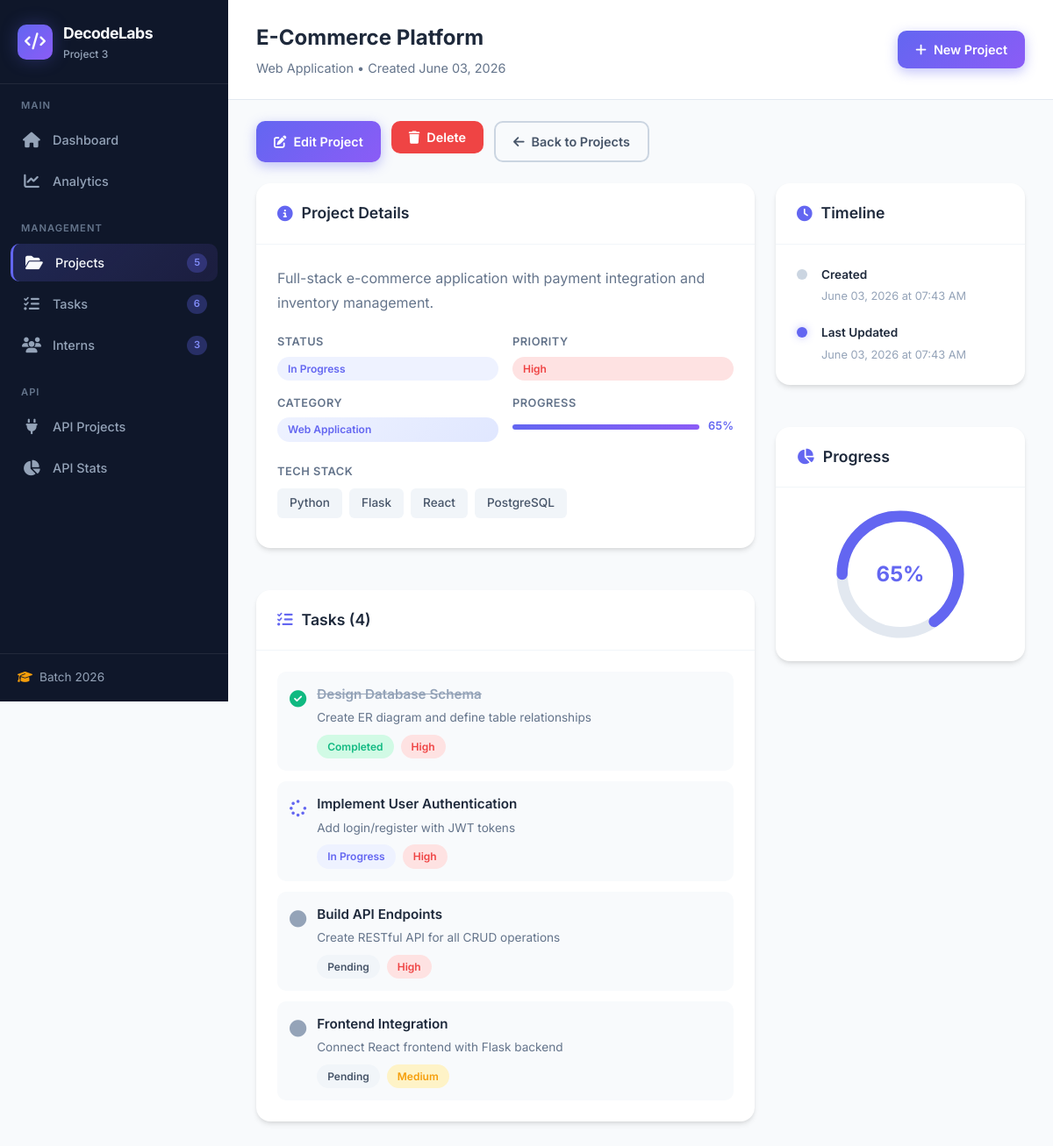
/projects/1, run on the app's committed database.
### app.py (models this page shows, shortened)
class Project(db.Model):
    __tablename__ = 'projects'
    id = db.Column(db.Integer, primary_key=True)
    title = db.Column(db.String(200), nullable=False)
    description = db.Column(db.Text, nullable=False)
    category = db.Column(db.String(100), nullable=False)
    status = db.Column(db.String(50), default='In Progress')
    priority = db.Column(db.String(20), default='Medium')
    github_url = db.Column(db.String(500))
    tech_stack = db.Column(db.String(300))
    progress = db.Column(db.Integer, default=0)
    created_at = db.Column(db.DateTime, default=datetime.utcnow)
    updated_at = db.Column(db.DateTime, default=datetime.utcnow, onupdate=datetime.utcnow)
    tasks = db.relationship('Task', backref='project', lazy=True, cascade='all, delete-orphan')

class Task(db.Model):
    __tablename__ = 'tasks'
    id = db.Column(db.Integer, primary_key=True)
    title = db.Column(db.String(200), nullable=False)
    description = db.Column(db.Text)
    status = db.Column(db.String(50), default='Pending')
    priority = db.Column(db.String(20), default='Medium')
    project_id = db.Column(db.Integer, db.ForeignKey('projects.id'), nullable=False)
    created_at = db.Column(db.DateTime, default=datetime.utcnow)
    completed_at = db.Column(db.DateTime)

### app.py (the view)
@app.route('/projects/<int:id>')
def project_detail(id):
    project = Project.query.get_or_404(id)
    return render_template('project_detail.html', project=project)

### app.py (called while the page is built)
@app.context_processor
def inject_stats():
    return {
        'total_projects': Project.query.count(),
        'total_tasks': Task.query.count(),
        'total_interns': Intern.query.count(),
        'completed_projects': Project.query.filter_by(status='Completed').count(),
        'pending_tasks': Task.query.filter_by(status='Pending').count()
    }

### templates/project_detail.html (shortened to what this page needs)
{% extends "base.html" %}
{% block page_title %}{{ project.title }}{% endblock %}
{% block page_subtitle %}{{ project.category }} • Created {{ project.created_at.strftime('%B %d, %Y') }}{% endblock %}
{% block content %}
<div class="detail-actions">
    <a href="{{ url_for('project_edit', id=project.id) }}" class="btn btn-primary">
        <i class="fas fa-edit"></i> Edit Project
    </a>
    <form action="{{ url_for('project_delete', id=project.id) }}" method="POST" onsubmit="return confirm('Are you sure you want to delete this project?');">
        <button type="submit" class="btn btn-danger">
            <i class="fas fa-trash"></i> Delete
        </button>
    </form>
    <a href="{{ url_for('projects_list') }}" class="btn btn-outline">
        <i class="fas fa-arrow-left"></i> Back to Projects
    </a>
</div>
<div class="detail-grid">
    <div class="detail-main">
        <div class="card">
            <div class="card-header">
                <h3><i class="fas fa-info-circle"></i> Project Details</h3>
            </div>
            <div class="card-body">
                <div class="detail-description">
                    <p>{{ project.description }}</p>
                </div>
                <div class="detail-meta-grid">
                    <div class="meta-item">
                        <span class="meta-label">Status</span>
                        <span class="badge-status status-{{ project.status.lower().replace(' ', '-') }}">{{ project.status }}</span>
                    </div>
                    <div class="meta-item">
                        <span class="meta-label">Priority</span>
                        <span class="badge-priority priority-{{ project.priority.lower() }}">{{ project.priority }}</span>
                    </div>
                    <div class="meta-item">
                        <span class="meta-label">Category</span>
                        <span class="badge-category">{{ project.category }}</span>
                    </div>
                    <div class="meta-item">
                        <span class="meta-label">Progress</span>
                        <div class="progress-bar-inline">
                            <div class="progress-fill" style="width: {{ project.progress }}%"></div>
                            <span>{{ project.progress }}%</span>
                        </div>
                    </div>
                </div>
                {% if project.tech_stack %}
                <div class="detail-tech">
                    <span class="meta-label">Tech Stack</span>
                    <div class="tech-stack">
                        {% for tech in project.tech_stack.split(',') %}
                            {% if tech.strip() %}
                            <span class="tech-tag large">{{ tech.strip() }}</span>
                            {% endif %}
                        {% endfor %}
                    </div>
                </div>
                {% endif %}
            </div>
        </div>
        <div class="card">
            <div class="card-header">
                <h3><i class="fas fa-tasks"></i> Tasks ({{ project.tasks | length }})</h3>
            </div>
            <div class="card-body">
                {% if project.tasks %}
                <div class="task-list">
                    {% for task in project.tasks %}
                    <div class="task-row">
                        <div class="task-status-icon">
                            {% if task.status == 'Completed' %}
                            <i class="fas fa-check-circle text-success"></i>
                            {% elif task.status == 'In Progress' %}
                            <i class="fas fa-spinner fa-spin text-primary"></i>
                            {% elif task.status == 'Blocked' %}
                            <i class="fas fa-exclamation-circle text-danger"></i>
                            {% else %}
                            <i class="fas fa-circle text-muted"></i>
                            {% endif %}
                        </div>
                        <div class="task-content">
                            <h4 {% if task.status == 'Completed' %}class="completed"{% endif %}>{{ task.title }}</h4>
                            <p>{{ task.description }}</p>
                            <div class="task-meta">
                                <span class="badge-status status-{{ task.status.lower().replace(' ', '-') }}">{{ task.status }}</span>
                                <span class="badge-priority priority-{{ task.priority.lower() }}">{{ task.priority }}</span>
                            </div>
                        </div>
                    </div>
                    {% endfor %}
                </div>
                {% else %}
                <div class="empty-state">
                    <i class="fas fa-tasks"></i>
                    <p>No tasks assigned to this project yet</p>
                </div>
                {% endif %}
            </div>
        </div>
    </div>
    <div class="detail-sidebar">
        <div class="card">
            <div class="card-header">
                <h3><i class="fas fa-clock"></i> Timeline</h3>
            </div>
            <div class="card-body">
                <div class="timeline">
                    <div class="timeline-item">
                        <div class="timeline-dot"></div>
                        <div class="timeline-content">
                            <span class="timeline-label">Created</span>
                            <span class="timeline-time">{{ project.created_at.strftime('%B %d, %Y at %I:%M %p') }}</span>
                        </div>
                    </div>
                    <div class="timeline-item">
                        <div class="timeline-dot active"></div>
                        <div class="timeline-content">
                            <span class="timeline-label">Last Updated</span>
                            <span class="timeline-time">{{ project.updated_at.strftime('%B %d, %Y at %I:%M %p') }}</span>
                        </div>
                    </div>
                </div>
            </div>
        </div>
        <div class="card">
            <div class="card-header">
                <h3><i class="fas fa-chart-pie"></i> Progress</h3>
            </div>
            <div class="card-body center">
                <div class="progress-circle" data-progress="{{ project.progress }}">
                    <svg viewBox="0 0 36 36">
                        <path class="progress-bg" d="M18 2.0845 a 15.9155 15.9155 0 0 1 0 31.831 a 15.9155 15.9155 0 0 1 0 -31.831"/>
                        <path class="progress-bar" stroke-dasharray="{{ project.progress }}, 100" d="M18 2.0845 a 15.9155 15.9155 0 0 1 0 31.831 a 15.9155 15.9155 0 0 1 0 -31.831"/>
                    </svg>
                    <span class="progress-text">{{ project.progress }}%</span>
                </div>
            </div>
        </div>
    </div>
</div>
{% endblock %}

### data on the page
Project: title "E-Commerce Platform", category "Web Application", created_at "June 03, 2026", description "Full-stack e-commerce application with payment integration and inventory management.", status "In Progress", priority "High", progress "65", created_at "June 03, 2026 at 07:43 AM", updated_at "June 03, 2026 at 07:43 AM"
Task: title "Design Database Schema", description "Create ER diagram and define table relationships", status "Completed", priority "High"
Task: title "Implement User Authentication", description "Add login/register with JWT tokens", status "In Progress", priority "High"
Task: title "Build API Endpoints", description "Create RESTful API for all CRUD operations", status "Pending", priority "High"
Task: title "Frontend Integration", description "Connect React frontend with Flask backend", status "Pending", priority "Medium"

### other printed values
{{ total_projects }} "5"
{{ total_tasks }} "6"
{{ total_interns }} "3"
{{ tech.strip() }} "Python" "Flask" "React" "PostgreSQL"
{{ project.tasks | length }} "4"
